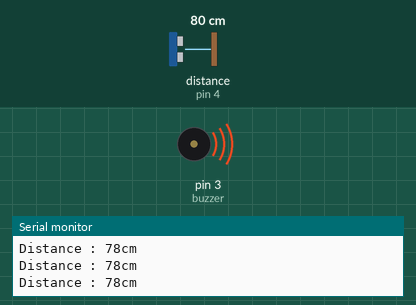
Simulated run of this sketch. Board: Arduino Uno, built with avr-gcc and run on an emulated ATmega328P. On the bench: buzzer (waves = sounding, pin HIGH), the last lines printed to the serial monitor. Wiring (inferred from the names in the program): ultrasonic range finder: trigger pin 5; echo pin 4. The test bench sets the inputs (shaded band); at power-on: distance to the obstacle (sensor on pin 4) 80 cm. The echo pulse lasts 58.3 µs per cm; pins used as bus, display or sensor lines are not drawn.

Above: at 1.2 s.
1.3 s: distance to the obstacle (sensor on pin 4) set to 8 cm
4.3 s: distance to the obstacle (sensor on pin 4) set to 5 cm
At 5.5 s:
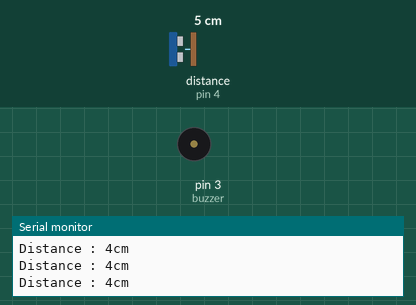
5.8 s: distance to the obstacle (sensor on pin 4) set to 9 cm
At 6.8 s:
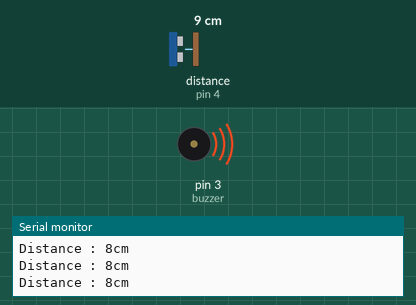
8.8 s: distance to the obstacle (sensor on pin 4) set to 2 cm
At 10.1 s:
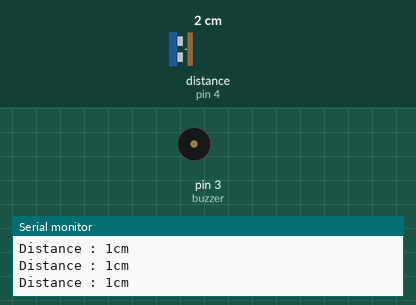
Timing chart, 0 to 11.3 s (numbered marks = the images above; inputs shaded):
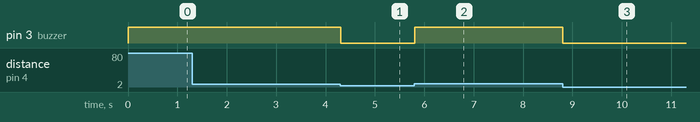

Measured:
- the behaviour switches between 7 and 6 cm on distance to the obstacle (sensor on pin 4) (found by bisection; images 0 and 1)
- after the input at 4.3 s, pin 3 (buzzer): HIGH → LOW at once
- after the input at 5.8 s, pin 3 (buzzer): LOW → HIGH at once
- after the input at 8.8 s, pin 3 (buzzer): HIGH → LOW at once

The sketch:

Ultrasonic_Sensor.ino
```cpp
#define echoPin 4
#define trigPin 5
int TIME ;
int Distance;
int buzzer = 3;


void setup() {
  // put your setup code here, to run once:
  pinMode(echoPin,INPUT);
  pinMode(trigPin,OUTPUT);
  pinMode(buzzer,OUTPUT);
  Serial.begin(9600);

}

void loop() {
  // put your main code here, to run repeatedly:
  digitalWrite(trigPin,HIGH);
  delayMicroseconds(10);
  digitalWrite(trigPin,LOW);

  TIME = pulseIn(echoPin,HIGH);
  Distance = TIME * 0.034/2;
  if (Distance > 5){
    digitalWrite(buzzer,HIGH);
  }else{
    digitalWrite(buzzer,LOW);
  }

  Serial.print("Distance : ");
  Serial.print(Distance);
  Serial.println("cm");


}
```
